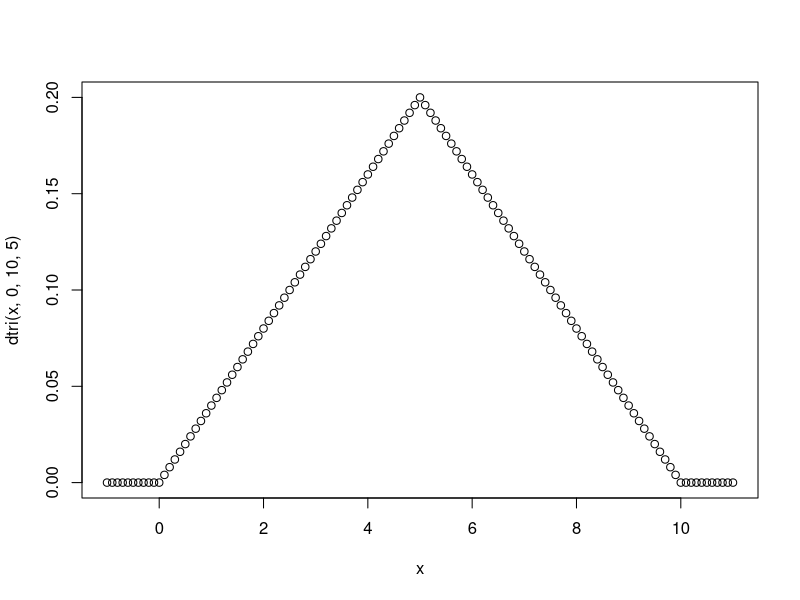
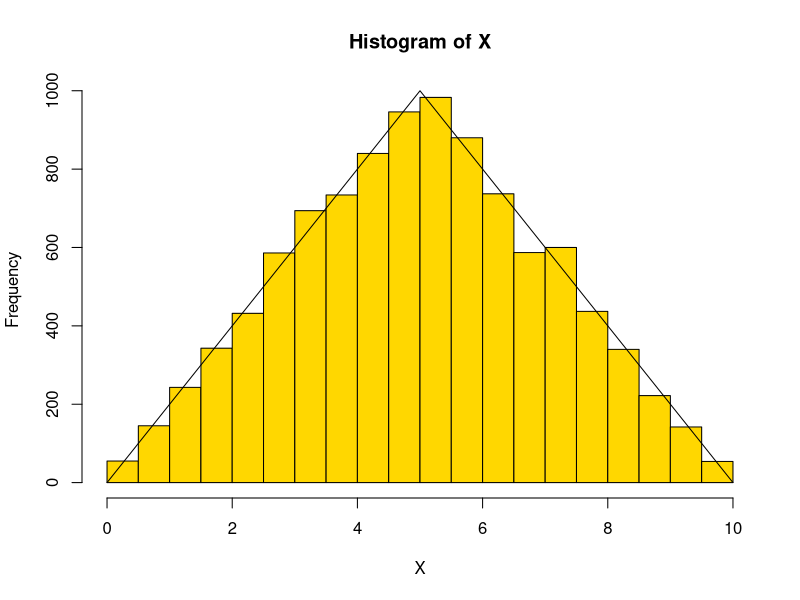
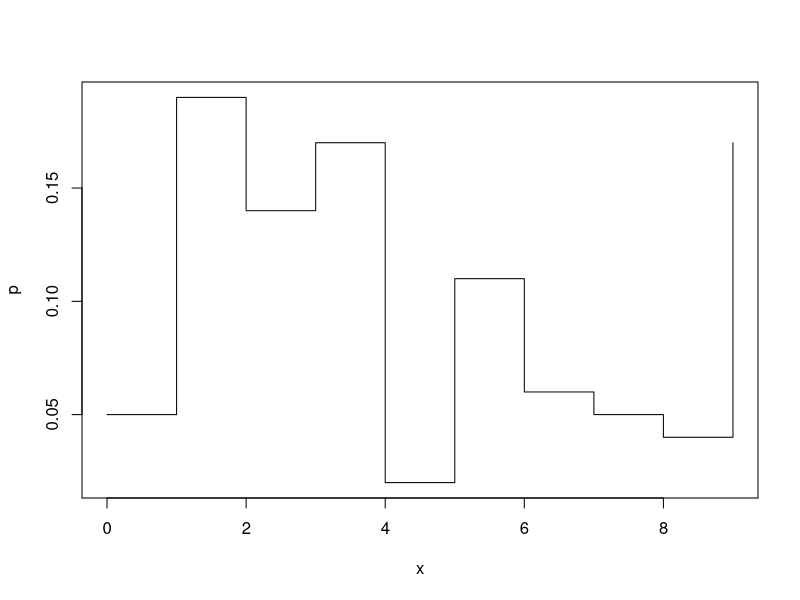
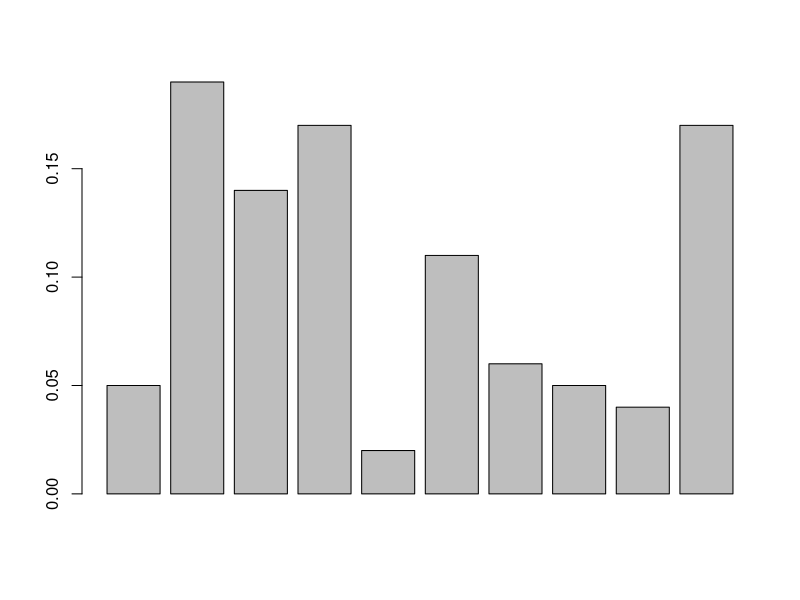
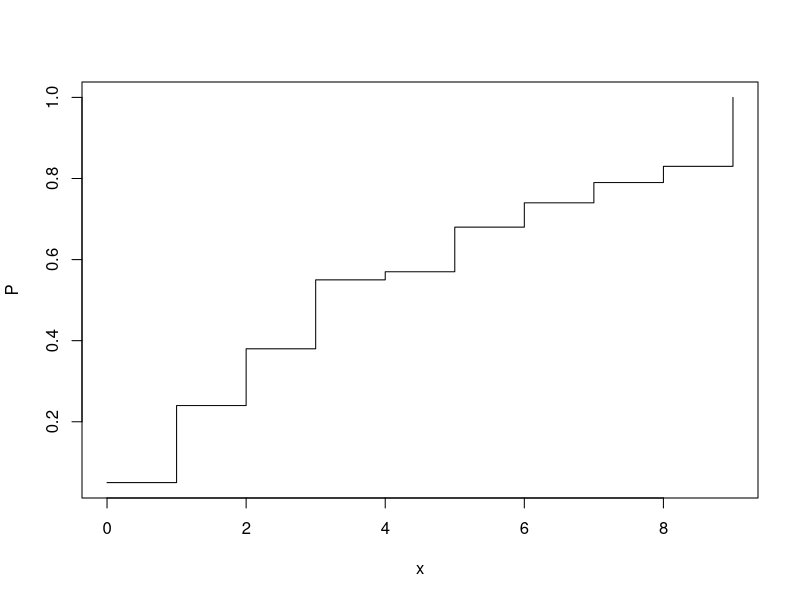
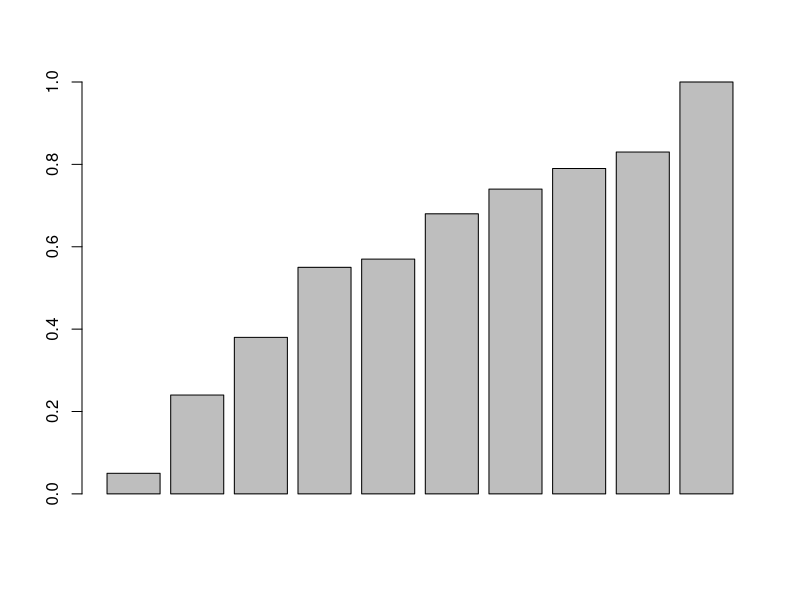
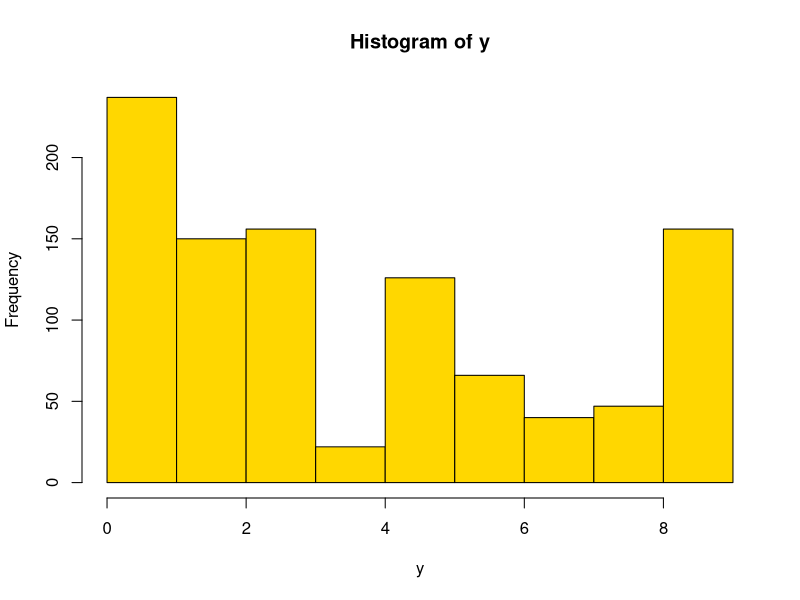
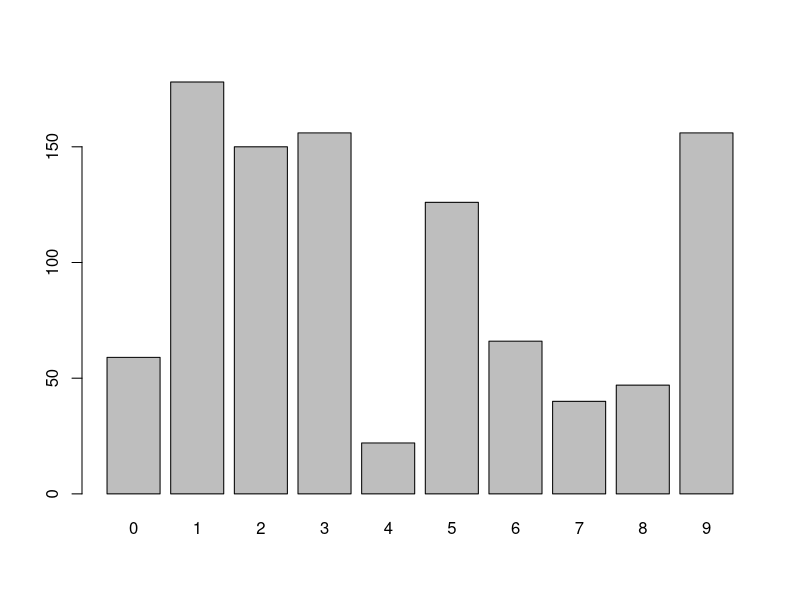

The R source for these figures, in order:
## ---- chunk 1
dtri <- function(x, a, b, c){
     y <- ifelse(x>=a & x<c, 2*(x-a)/((b-a)*(c-a)), 
          ifelse(x>=c & x<b, 2*(b-x)/((b-a)*(b-c)), 0))
     return(y)
}

x <- seq(-1, 11, 0.1)
plot(x, dtri(x, 0, 10, 5))
## ---- chunk 2
  rtri <- function(u, a, b, c){
   x <- ifelse(u<=(c-a)/(b-a), a+sqrt(u*(b-a)*(c-a)), b-sqrt(((1-u)*(b-a)*(b-c))))
   return(x)
}
## ---- chunk 3
n <- 10000
u <- runif(n, 0, 1)
X <- rtri(u, 0, 10, 5)
hist(X, col='gold')
curve(5000*dtri(x, 0, 10, 5), add=TRUE)
## ---- chunk 4
p <- c(0.05, 0.19, 0.14, 0.17, 0.02, 0.11, 0.06, 0.05, 0.04, 0.17)
x <- 0:9

P <- NULL
for (i in 0:10) {
     P[i] <- sum(p[0:i])
}

plot(x, p, type='s')
barplot(p)
plot(x, P, type='s')
barplot(P)
## ---- chunk 5
sampleDist = function(n) { 
    sample(x, n, replace = T, prob = p) 
}

y <- sampleDist(1000) 
hist(y, col='gold') #non mi plotta la prima barra

library(tibble)
X <- tibble(y)
library(dplyr)
Y <- count(X, X$y)
barplot(Y$n, names = 0:9)
## ---- chunk 6
f <- function(x, R) {2/(pi*R^2)*sqrt(R^2-x^2)}
R <- 1
x <- seq(-2, 2, 0.1)
plot(x, f(x, R))

M <- 2/(pi*R)
n <- 10000
u1 <- runif(n, -R, R)
u2 <- runif(n, 0, 1)
y <- ifelse(u2 * M < f(u1, R), u1, NA)
y_clean <- y[!is.na(y)]
hist(y_clean, col='gold')
curve(500*pi*R*f(x, R), add=TRUE)
## ---- chunk 7
n <- 1000 #nuber of observations
s <- 2 #must be natural for erlang
r <- 1 
sim <- rgamma(n, s, r)
hist(sim)
## ---- chunk 8
options(digits=20)

midSquare <- function(seed, len) {
    randvector <- NULL
    for(i in 1:len) {
        value <- seed^2
        ch <- substr(as.character(value), 6, 15)
        seed <- as.numeric(ch)
        randvector[i] <- seed
  }
  return(randvector)
}

midSquare(1234567890, 10)
midSquare(5772156649, 10)

